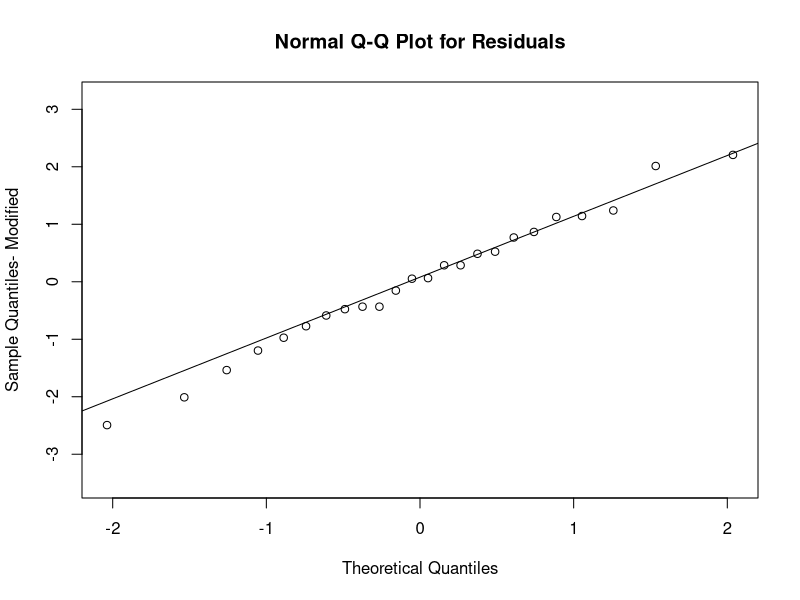
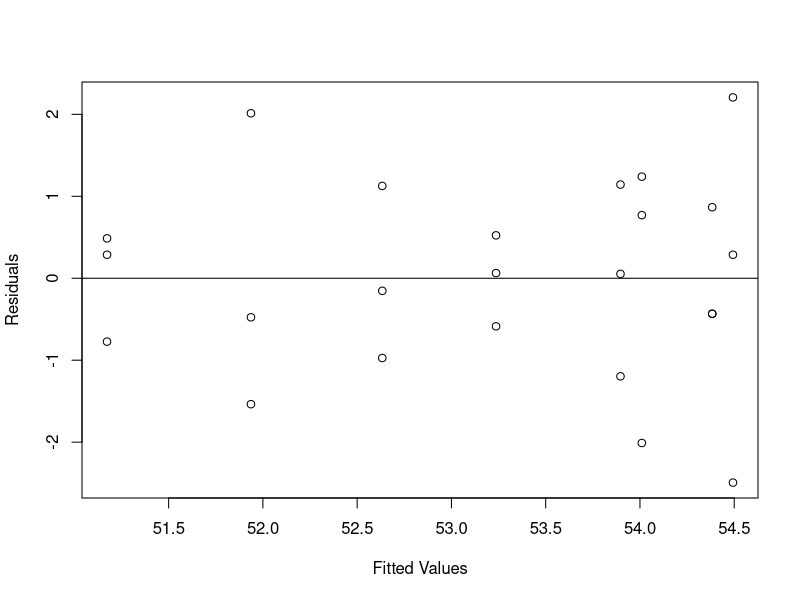

Write the R code that produced these figures, in order.
# ref: https://stackoverflow.com/questions/17154844/r-anova-data-25-design-with-replicates
rm(list = ls())
Length_Block2<-c(8.2, 8.4, 8.3, 8.4,8.1,8.2,8.2,8.2,8.4,8.3,8.3,8,8,8.3,8.1,8.6,8.5,8.3,8.5,8.3,8.3,8,8.3,8.5)
Width_Block2<-c(6.3,6,6.2,6.4,6.5,6.5,6.3,6.4,6.4,6.2,6.5,6.3,6.5,6.6,7,6.4,6.2,6.5,6.5,6.5,6.5,6.5,6.6,6.5)
response_Block2<-Length_Block2*Width_Block2

FactorA=c(rep(1,12),rep(-1,12))
FactorB=rep(c(rep(1,3),rep(-1,3)),4)
FactorC=rep(c(rep(1,6),rep(-1,6)),2)

response_data <- data.frame(response_Block2, FactorA, FactorB, FactorC)

res.lm<-lm(response_Block2~FactorA*FactorB*FactorC, data=response_data)
summary(res.lm)
# 
# library(daewr)
# # fullnormal(coef(res.lm)[-1], alpha = 0.025, refline = "TRUE")
# LGB( coef(res.lm)[-1], rpt = T) #Half normal plots

res.aov<-aov(response_Block2~FactorA*FactorB*FactorC,data=response_data)
summary(res.aov)
effects_values=res.aov$effects/2
# res.aov_reduced<-aov(response_Block2~FactorA*FactorB*FactorC-FactorA:FactorB-FactorA:FactorC-FactorB:FactorC-FactorA:FactorB:FactorC, data = response_data)
# summary(res.aov_reduced)
# 
y_residuals=res.aov$residuals
#Normality
qqnorm(y_residuals, ylim=c(min(y_residuals)-1,max(y_residuals)+1), main = "Normal Q-Q Plot for Residuals",
       xlab = "Theoretical Quantiles", ylab = "Sample Quantiles- Modified", plot.it = TRUE, datax = FALSE)
qqline(y_residuals, datax = FALSE, distribution = qnorm)
#Test normality using Shapiro Wilks
shapiro.test(y_residuals)
#Check Variance
Fitted_values=res.aov$fitted.values
plot(Fitted_values,y_residuals,ylab="Residuals",xlab="Fitted Values")
abline(h=0)
# 
# y_residuals=res.aov_reduced$residuals
# #Normality
# qqnorm(y_residuals, ylim=c(min(y_residuals)-1,max(y_residuals)+1), main = "Normal Q-Q Plot for Residuals",
#        xlab = "Theoretical Quantiles", ylab = "Sample Quantiles- Modified", plot.it = TRUE, datax = FALSE)
# qqline(y_residuals, datax = FALSE, distribution = qnorm)
# #Test normality using Shapiro Wilks
# shapiro.test(y_residuals)
# #Check Variance
# Fitted_values=res.aov_reduced$fitted.values
# plot(Fitted_values,y_residuals,ylab="Residuals",xlab="Fitted Values")
# abline(h=0)